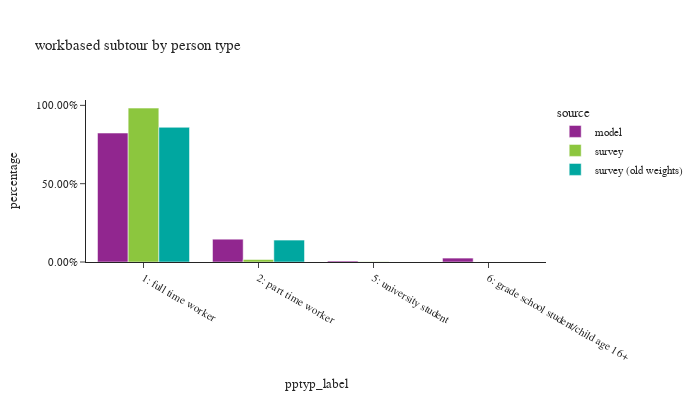

The code cell stored with this chart in its notebook:
### Markdown cell above
## workbased subtour by person type

### Code cell
df_plot = wk_base_subtour.groupby(['source','pptyp_label']).agg(
    total=pd.NamedAgg(column="toexpfac", aggfunc="sum"),
    sample_size=pd.NamedAgg(column="toexpfac", aggfunc="size")).reset_index()
df_plot['percentage'] = df_plot.groupby(['source'], group_keys=False)['total']. \
    apply(lambda x: x / float(x.sum()))


fig = px.bar(df_plot.sort_values(by=['source']), x="pptyp_label", y="percentage", color="source",
             barmode="group",hover_data=['total','sample_size'],title="workbased subtour by person type")
fig.update_layout(height=400, width=700, font=dict(size=11),
                  yaxis=dict(tickformat=".2%"))
fig.show()

### Figure 1 — Plotly figure (JSON) as saved in the notebook; plotly's stock layout.template omitted (floating-point values rounded to 4 significant figures)
{"data": [{"alignmentgroup": "True", "customdata": [[371900.0, 371900.0], [65750.0, 65750.0], [2835.0, 2835.0], [11290.0, 11290.0]], "hovertemplate": "source=model<br>pptyp_label=%{x}<br>percentage=%{y}<br>total=%{customdata[0]}<br>sample_size=%{customdata[1]}<extra></extra>", "legendgroup": "model", "marker": {"color": "#91268F", "pattern": {"shape": ""}}, "name": "model", "offsetgroup": "model", "orientation": "v", "showlegend": true, "textposition": "auto", "type": "bar", "x": ["1: full time worker", "2: part time worker", "5: university student", "6: grade school student/child age 16+"], "xaxis": "x", "y": [0.8232, 0.1455, 0.006275, 0.02498], "yaxis": "y"}, {"alignmentgroup": "True", "customdata": [[101100.0, 162.0], [1635.0, 11.0], [162.4, 5.0]], "hovertemplate": "source=survey<br>pptyp_label=%{x}<br>percentage=%{y}<br>total=%{customdata[0]}<br>sample_size=%{customdata[1]}<extra></extra>", "legendgroup": "survey", "marker": {"color": "#8CC63E", "pattern": {"shape": ""}}, "name": "survey", "offsetgroup": "survey", "orientation": "v", "showlegend": true, "textposition": "auto", "type": "bar", "x": ["1: full time worker", "2: part time worker", "5: university student"], "xaxis": "x", "y": [0.9825, 0.01589, 0.001578], "yaxis": "y"}, {"alignmentgroup": "True", "customdata": [[203000.0, 740.0], [33050.0, 52.0]], "hovertemplate": "source=survey (old weights)<br>pptyp_label=%{x}<br>percentage=%{y}<br>total=%{customdata[0]}<br>sample_size=%{customdata[1]}<extra></extra>", "legendgroup": "survey (old weights)", "marker": {"color": "#00A7A0", "pattern": {"shape": ""}}, "name": "survey (old weights)", "offsetgroup": "survey (old weights)", "orientation": "v", "showlegend": true, "textposition": "auto", "type": "bar", "x": ["1: full time worker", "2: part time worker"], "xaxis": "x", "y": [0.86, 0.14], "yaxis": "y"}], "layout": {"barmode": "group", "font": {"size": 11}, "height": 400, "legend": {"title": {"text": "source"}, "tracegroupgap": 0}, "title": {"text": "workbased subtour by person type"}, "width": 700, "xaxis": {"anchor": "y", "domain": [0.0, 1.0], "title": {"text": "pptyp_label"}}, "yaxis": {"anchor": "x", "domain": [0.0, 1.0], "tickformat": ".2%", "title": {"text": "percentage"}}}}
